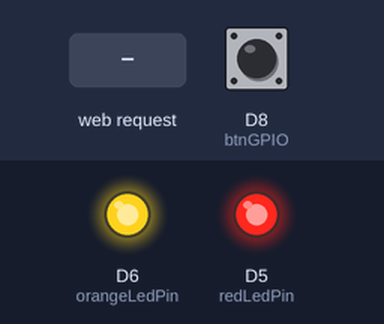
The sketch below on a simulated ESP8266 (Wemos D1 mini). Shown: output pins drawn as LEDs (lit = HIGH). The inputs (shaded band) are chosen by the test bench; at power-on: D8 (btnGPIO) HIGH. WiFi joins after 1.5 s; servers stay silent unless stated; what the sketch prints to the serial monitor is not drawn.

Above: at 1.2 s.
1.3 s: HTTP request GET /on received
At 1.6 s:
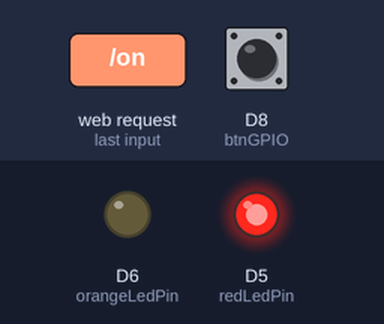
2.8 s: HTTP request GET /off received
At 3.9 s:
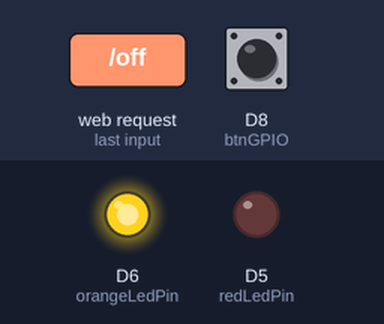
4.3 s: D8 (btnGPIO) pulled LOW for 0.15 s
At 5.1 s:
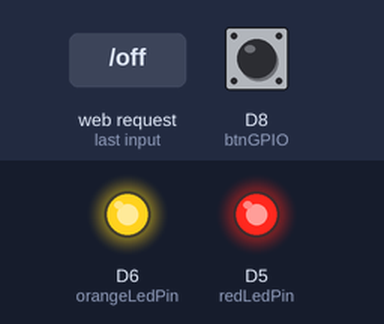
Timing chart, 0 to 7.3 s (numbered marks = the images above; inputs shaded):
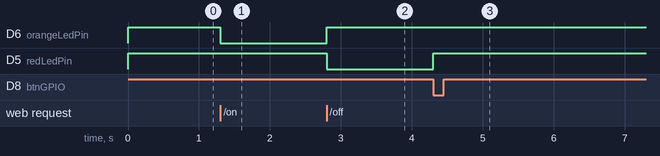

Measured:
- after the input at 1.3 s, D6 (orangeLedPin): HIGH → LOW at once
- after the input at 2.8 s, D6 (orangeLedPin): LOW → HIGH at once; D5 (redLedPin): HIGH → LOW at once
- after the input at 4.3 s, D5 (redLedPin): LOW → HIGH at once

The sketch:

mc_lab2_esp.ino
```cpp
// Import required libraries

#include <ESP8266WiFi.h>
#include <ESPAsyncTCP.h>
#include <ESPAsyncWebServer.h>

#define ESP_WIFI_MODE 2 // WIFI_STA // WIFI_AP //WIFI_AP_STA

// Replace with your network credentials
const char *ssid = "WEMOS_ESP8266";
const char *password = "IoT";

// Assign GPIO to the relay and button
const int redLedPin = D5;   // Replace with the desired GPIO pin
const int orangeLedPin = D6; // Replace with the desired GPIO pin
const int greenLedPin = D7; // Replace with the desired GPIO pin

const int btnGPIO = D8; // Replace with the desired GPIO pin

bool btnChangedFlag = false;
bool btnPressed = false;
bool btnReleased = false;
bool webChange = false;

// Create AsyncWebServer object on port 80
AsyncWebServer server(80);

const char index_html[] PROGMEM = R"rawliteral(
<!DOCTYPE HTML>
<html>
<head>
  <meta name="viewport" content="width=device-width, initial-scale=1">
  <style>
    body {
      font-family: Arial;
      text-align: center;
      margin: 0px auto;
      padding-top: 30px;
    }

    .button {
      padding: 10px 20px;
      font-size: 24px;
      text-align: center;
      outline: none;
      color: #fff;
      background-color: #2f4468;
      border: none;
      border-radius: 5px;
      box-shadow: 0 6px #999;
      cursor: pointer;
      -webkit-tap-highlight-color: rgba(0, 0, 0, 0);
    }

    .button:hover {
      background-color: #1f2e45
    }

    .button:active {
      background-color: #1f2e45;
      box-shadow: 0 4px #666;
      transform: translateY(2px);
    }

    .square {
      width: 100px;
      height: 100px;
      margin: 20px;
      display: inline-block;
      border: 5px solid black;
    }

    .container {
      text-align: center;
    }

    #square1 {
      background-color: white;
    }

  </style>
</head>
<body>
  <h1>ESP Pushbutton Web Server</h1>
  <button class="button" onmousedown="algorighm1('on');" ontouchstart="algorighm1('on');" onmouseup="algorighm1('off');" ontouchend="algorighm1('off');">Algorithm 1</button>
  <button class="button" onmousedown="algorighm2('on');" ontouchstart="algorighm2('on');" onmouseup="algorighm2('off');" ontouchend="algorighm2('off');">Algorithm 2</button>

  <div class="container">
    <div id="square1" class="square"></div>
    <div id="square2" class="square"></div>
    <div id="square3" class="square"></div>
  </div>

  <script>
    var square1 = document.getElementById('square1');
    var square2 = document.getElementById('square2');
    var square3 = document.getElementById('square3');

    function toggleCheckboxRed(element) {
        var xhr = new XMLHttpRequest();
        xhr.open("GET", "/status_red_led", true);
        xhr.onreadystatechange = function() {
        if (xhr.readyState === 4 && xhr.status === 200){
            var status_red_led = xhr.responseText;
            console.log("LedRed status:", status_red_led);

             if (status_red_led === '1') {
                square1.style.backgroundColor = 'red';
              } else {
                square1.style.backgroundColor = 'white';
              }
            }
          };
        xhr.send();
     }

     function toggleCheckboxOrange(element) {
        var xhr = new XMLHttpRequest();
        xhr.open("GET", "/status_orange_led", true);
        xhr.onreadystatechange = function() {
        if (xhr.readyState === 4 && xhr.status === 200){
            var status_orange_led = xhr.responseText;
            console.log("LedRed status:", status_orange_led);

             if (status_orange_led === '1') {
                square2.style.backgroundColor = 'orange';
              } else {
                square2.style.backgroundColor = 'white';
              }
            }
          };
        xhr.send();
     }

    setInterval(toggleCheckboxRed, 250);
    setInterval(toggleCheckboxOrange, 250);

    function algorighm1(x) {
      var xhr = new XMLHttpRequest();
      xhr.open("GET", "/" + x, true);
      xhr.send();
    }

    function algorighm2(x) {
      var xhr = new XMLHttpRequest();
      xhr.open("GET", "/" + x, true);
      xhr.send();
    }
  </script>
</body>
</html>
)rawliteral";

void notFound(AsyncWebServerRequest *request)
{
  request->send(404, "text/plain", "Not found");
}

void initWiFi()
{

#if (ESP_WIFI_MODE == 1)
  WiFi.mode(WIFI_STA);
  // Connect to Wi-Fi network with SSID and password
  WiFi.begin(ssid, password);
  while (WiFi.status() != WL_CONNECTED)
  {
    delay(1000);
    Serial.println("Connecting to WiFi..");
  }
  Serial.println();
  Serial.print("ESP IP Address: http://");
  Serial.println(WiFi.localIP());

  Serial.print("RRSI: ");
  Serial.println(WiFi.RSSI());
#else // (ESP_WIFI_MODE == WIFI_AP)
  WiFi.mode(WIFI_AP);
  Serial.println("Setting AP (Access Point)…");
  // Remove the password parameter, if you want the AP (Access Point) to be open
  // WiFi.softAP(ssid, password);
  WiFi.softAP(ssid, NULL);

  IPAddress IP = WiFi.softAPIP();
  Serial.print("AP IP address: ");
  Serial.println(IP);
#endif

  // Send web page to client
  server.on("/", HTTP_GET, [](AsyncWebServerRequest *request)
            { request->send_P(200, "text/html", index_html); });

  // Receive an HTTP GET request
  server.on("/on", HTTP_GET, [](AsyncWebServerRequest *request)
            {
    btnChangedFlag = true;
    btnPressed = true;
    webChange = true;
    request->send(200, "text/plain", "ok"); });

  server.on("/status_red_led", HTTP_GET, [](AsyncWebServerRequest *request)
            {
    request->send(200, "text/plain", String(digitalRead(redLedPin)).c_str());
    });

  server.on("/status_orange_led", HTTP_GET, [](AsyncWebServerRequest *request)
            {
    request->send(200, "text/plain", String(digitalRead(orangeLedPin)).c_str());
     });

  // Receive an HTTP GET request
  server.on("/off", HTTP_GET, [](AsyncWebServerRequest *request)
            {
    btnChangedFlag = true;
    btnReleased = true;
    webChange = true;
    request->send(200, "text/plain", "ok"); });

  server.onNotFound(notFound);
  server.begin();
}

IRAM_ATTR void btnIsrHigh()
{
  btnChangedFlag = true;
#if (BUTTON_PULLUP == true)
  btnReleased = true;
#else
  btnPressed = true;
#endif
}

IRAM_ATTR void btnIsrLow()
{
  btnChangedFlag = true;
#if (BUTTON_PULLUP == true)
  btnPressed = true;
#else
  btnReleased = true;
#endif
}

void setup()
{
  Serial.begin(115200);

  pinMode(btnGPIO, INPUT);
  // attachInterrupt(digitalPinToInterrupt(btnGPIO), btnIsrHigh, CHANGE);
 // attachInterrupt(digitalPinToInterrupt(btnGPIO), btnIsrHigh, RISING);
  attachInterrupt(digitalPinToInterrupt(btnGPIO), btnIsrLow, FALLING);

  pinMode(redLedPin, OUTPUT);
  pinMode(orangeLedPin, OUTPUT);
  digitalWrite(redLedPin, LOW);
  digitalWrite(orangeLedPin, LOW);

  initWiFi();

  digitalWrite(orangeLedPin, HIGH);
  digitalWrite(redLedPin, HIGH);
}

void loop()
{
  if (btnChangedFlag)
  {
    if (webChange)
    {
      if (btnPressed)
      {
        digitalWrite(orangeLedPin, LOW);
        digitalWrite(redLedPin, HIGH);
        btnPressed = false;
      }
      if (btnReleased)
      {
        digitalWrite(orangeLedPin, HIGH);
        digitalWrite(redLedPin, LOW);
        btnReleased = false;
      }
      webChange = false;
    }
    else
    {

      if (btnPressed)
      {
        digitalWrite(redLedPin, LOW);
        btnPressed = false;
      }
      if (btnReleased)
      {
        digitalWrite(redLedPin, HIGH);
        btnReleased = false;
      }
    }

    btnChangedFlag = false;
  }
}
```
